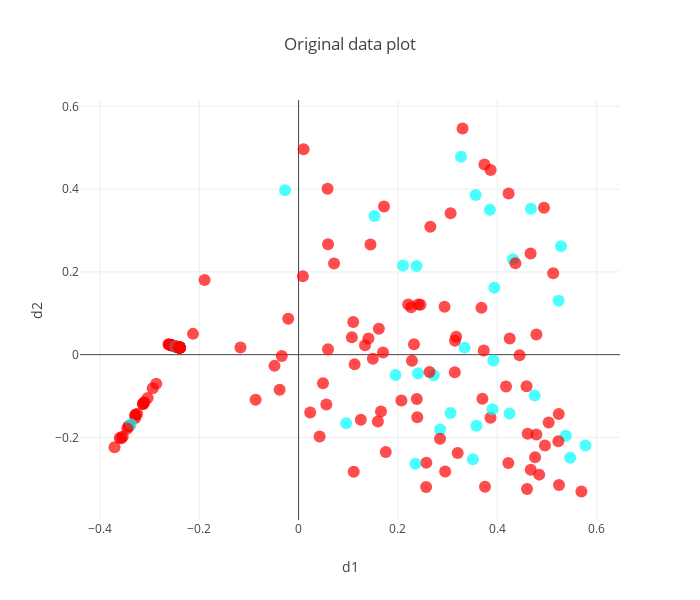
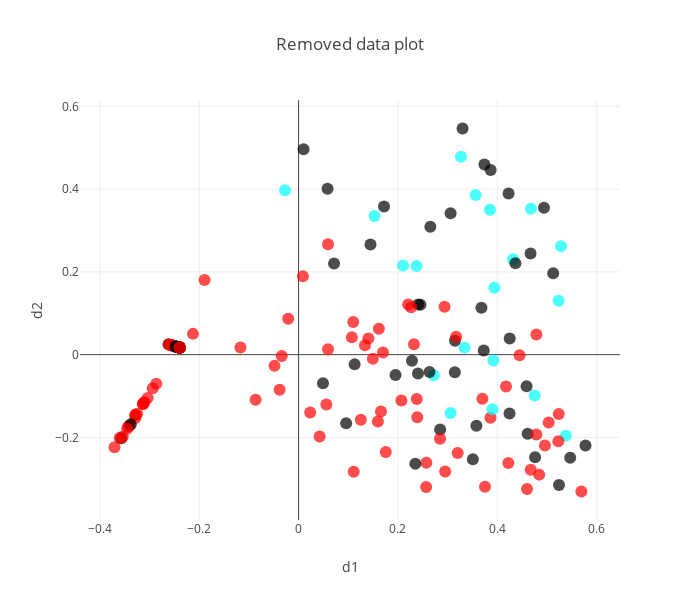
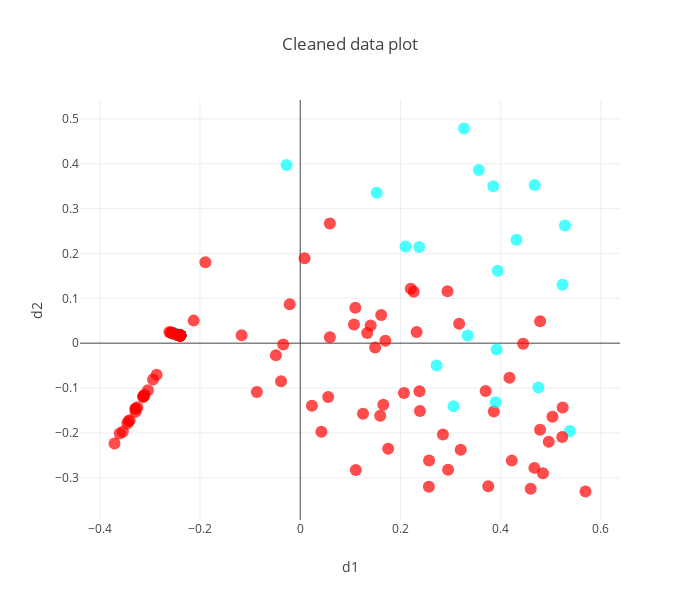

The notebook cell saved with these charts, in order:
### Code cell
from common import generate_colors_for_classification
from sklearn.preprocessing import StandardScaler, RobustScaler
from kernel_pca_search import KernelPCASearchCV, kernel_pca_scorer
from render import *

scaler = RobustScaler()

X_numpy[np.isnan(X_numpy)]=-1
X_ = scaler.fit_transform(X_numpy)

transform = KernelPCASearchCV(n_components=2,n_iter=-1,kernel='rbf')
x_transform = transform.fit_transform(X_)

colors = generate_colors_for_classification(y,seed=100)
data = np.concatenate([x_transform,colors],axis=1)
plot_2d_rgb(data,"Original data plot",["d1","d2","d3"],12,None)

colors[outliers_mask]=(0,0,0)
data = np.concatenate([x_transform,colors],axis=1)
plot_2d_rgb(data,"Removed data plot",["d1","d2","d3"],12,None)
plot_2d_rgb(data[~outliers_mask],"Cleaned data plot",["d1","d2","d3"],12,None)

print(kernel_pca_scorer(transform,X_))

### Figure 1 — Plotly figure (JSON) as saved in the notebook; plotly's stock layout.template omitted (floating-point values rounded to 4 significant figures; data arrays with more than 128 entries replaced by an {"elided": "..."} marker saying what was removed)
{"data": [{"marker": {"color": {"elided": "236 str values"}, "opacity": 0.7, "size": 12}, "mode": "markers", "type": "scatter", "x": {"elided": "236 float values"}, "y": {"elided": "236 float values"}}], "layout": {"height": 600, "title": {"text": "Original data plot"}, "width": 700, "xaxis": {"title": {"text": "d1"}}, "yaxis": {"title": {"text": "d2"}}}}

### Figure 2 — Plotly figure (JSON) as saved in the notebook; plotly's stock layout.template omitted (floating-point values rounded to 4 significant figures; data arrays with more than 128 entries replaced by an {"elided": "..."} marker saying what was removed)
{"data": [{"marker": {"color": {"elided": "236 str values"}, "opacity": 0.7, "size": 12}, "mode": "markers", "type": "scatter", "x": {"elided": "236 float values"}, "y": {"elided": "236 float values"}}], "layout": {"height": 600, "title": {"text": "Removed data plot"}, "width": 700, "xaxis": {"title": {"text": "d1"}}, "yaxis": {"title": {"text": "d2"}}}}

### Figure 3 — Plotly figure (JSON) as saved in the notebook; plotly's stock layout.template omitted (floating-point values rounded to 4 significant figures; data arrays with more than 128 entries replaced by an {"elided": "..."} marker saying what was removed)
{"data": [{"marker": {"color": {"elided": "167 str values"}, "opacity": 0.7, "size": 12}, "mode": "markers", "type": "scatter", "x": {"elided": "167 float values"}, "y": {"elided": "167 float values"}}], "layout": {"height": 600, "title": {"text": "Cleaned data plot"}, "width": 700, "xaxis": {"title": {"text": "d1"}}, "yaxis": {"title": {"text": "d2"}}}}
